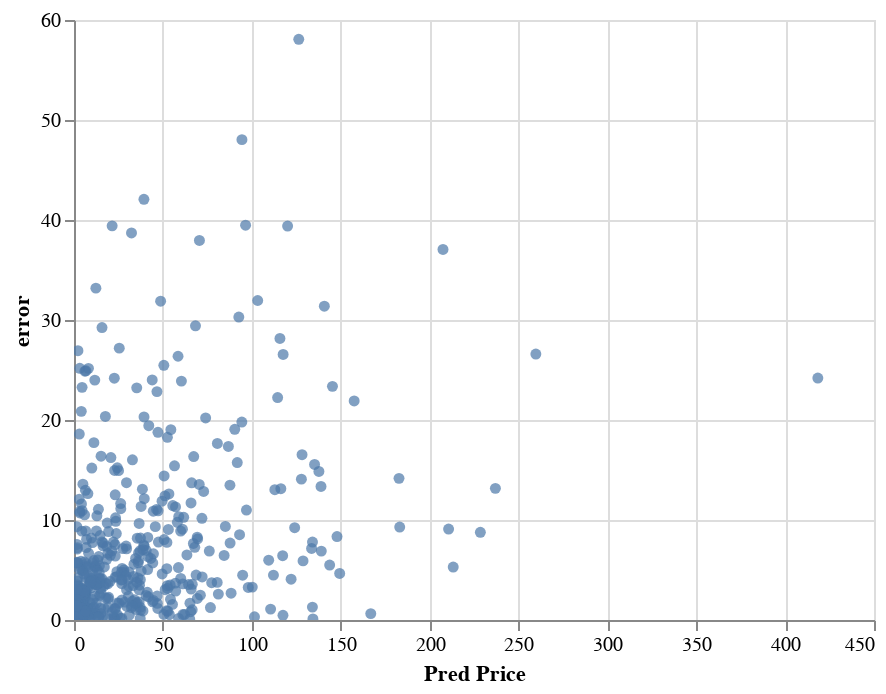

Notebook cell for this chart:
### Code cell
alt.Chart(source ).mark_circle().encode(
    alt.X("Pred Price", type='quantitative'),
    alt.Y("error", type='quantitative'),
).interactive()

### Figure 1 — Vega-Lite specification as saved in the notebook (floating-point values rounded to 4 significant figures; data arrays with more than 128 entries replaced by an {"elided": "..."} marker saying what was removed)
{"config": {"view": {"continuousWidth": 400, "continuousHeight": 300}}, "data": {"name": "data-fa16f5a8c4859f828b2912efc8b1f2cd"}, "mark": "circle", "encoding": {"x": {"type": "quantitative", "field": "Pred Price"}, "y": {"type": "quantitative", "field": "error"}}, "selection": {"selector006": {"type": "interval", "bind": "scales", "encodings": ["x", "y"]}}, "$schema": "https://vega.github.io/schema/vega-lite/v4.8.1.json", "datasets": {"data-fa16f5a8c4859f828b2912efc8b1f2cd": {"elided": "500 records"}}}
